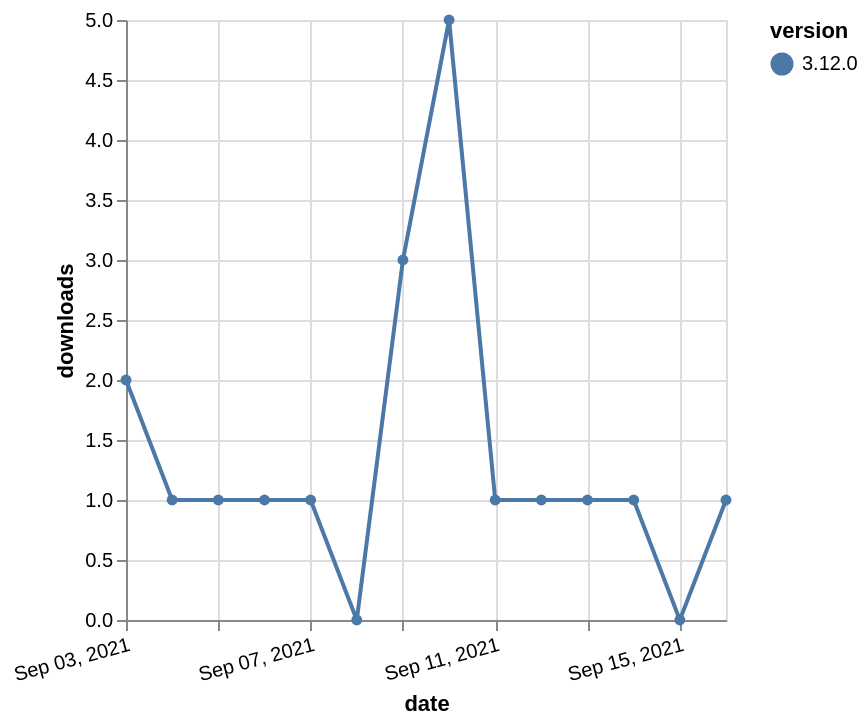

Express this chart as Vega-Lite.
### Vega-Lite specification from a JSON file in a GitHub repository (floating-point values rounded to 4 significant figures)
{"$schema": "https://vega.github.io/schema/vega-lite/v5.json", "description": "A simple bar chart with embedded data.", "data": {"values": [{"date": "2021-09-03", "total": 522, "delta": 2, "version": "3.12.0"}, {"date": "2021-09-04", "total": 523, "delta": 1, "version": "3.12.0"}, {"date": "2021-09-05", "total": 524, "delta": 1, "version": "3.12.0"}, {"date": "2021-09-06", "total": 525, "delta": 1, "version": "3.12.0"}, {"date": "2021-09-07", "total": 526, "delta": 1, "version": "3.12.0"}, {"date": "2021-09-08", "total": 526, "delta": 0, "version": "3.12.0"}, {"date": "2021-09-09", "total": 529, "delta": 3, "version": "3.12.0"}, {"date": "2021-09-10", "total": 534, "delta": 5, "version": "3.12.0"}, {"date": "2021-09-11", "total": 535, "delta": 1, "version": "3.12.0"}, {"date": "2021-09-12", "total": 536, "delta": 1, "version": "3.12.0"}, {"date": "2021-09-13", "total": 537, "delta": 1, "version": "3.12.0"}, {"date": "2021-09-14", "total": 538, "delta": 1, "version": "3.12.0"}, {"date": "2021-09-15", "total": 538, "delta": 0, "version": "3.12.0"}, {"date": "2021-09-16", "total": 539, "delta": 1, "version": "3.12.0"}]}, "width": "container", "mark": {"type": "line", "point": {"filled": true}}, "encoding": {"x": {"field": "date", "type": "temporal", "timeUnit": "yearmonthdate", "title": "date", "axis": {"labelAngle": -15}}, "y": {"field": "delta", "type": "quantitative", "title": "downloads"}, "color": {"field": "version", "type": "nominal"}, "tooltip": {"field": "delta"}}}
